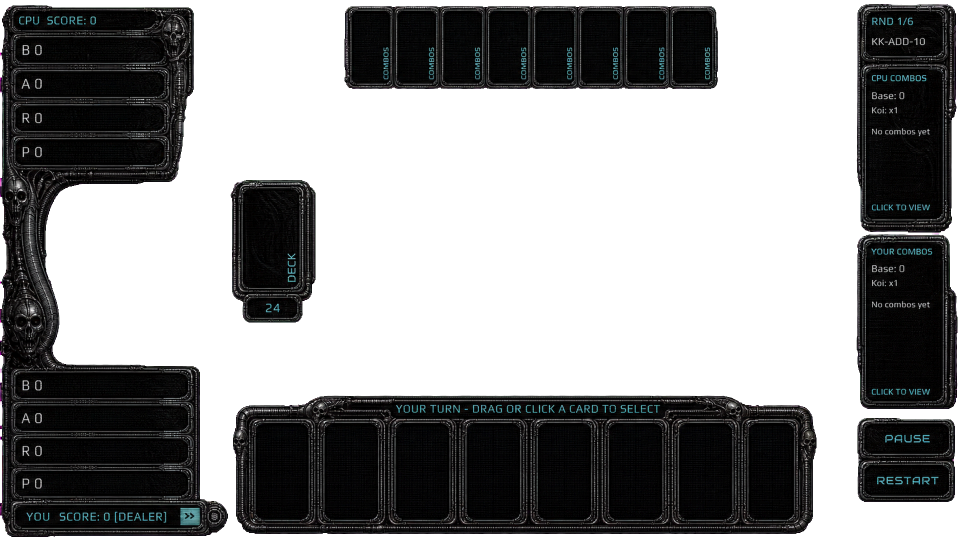
#> input picture tables/arctic.png, 1920 x 1080 px, given in place of arctic.png.png, which was not available (shown at 1/2 size)
$ python cut_art.py arctic.png
#> lines starting #> are read from the running program, lines starting #| are printed output that depends on the picture; after the words box and inside, x2 and y2 are one past the last pixel; in counts of white or black regions, pixels touching at a corner belong together; pictures that were not available may be replaced by others from this repository, and a replacement may not be noted
#!/usr/bin/env python3
"""Cut a table backdrop into its pieces, at native pixels.

Every piece is a straight crop of the source canvas: nothing is resized,
resampled, retinted or refitted, so the art keeps the exact pixels it was
drawn with.  Cut rects are measured on the art itself: each one ends in a
row/column that holds no art, so no ornament is sliced in two.  The only
border allowed to be non-empty is the canvas edge.

Used for the Hole art, whose cut rects are the cells of the grid measured
off the user's cut-out markup, and for the Arctic art, whose rects are the
measured empty gaps between its frames.

Usage:  python3 tables/cut_art.py [table ...]        (default: hole arctic)
        reads  tables/assets_<table>/<table>.png
        writes tables/assets_<table>/cut/
"""
import json
import os
import sys

import numpy as np
from PIL import Image

HERE = os.path.dirname(os.path.abspath(__file__))

# name -> rect (x0, y0, x1, y1), left/top inclusive, right/bottom exclusive
PIECES = {
    'hole': [
        ('cpu_panel',     (0, 0, 501, 345)),       # CPU SCORE plaque + B/A/R/P rows
        ('card_row_cpu',  (501, 0, 1675, 206)),    # CPU hand, 8 card slots
        ('right_column',  (1675, 0, 1920, 1080)),  # RND/KK plate, combos, buttons
        ('deck',          (357, 345, 614, 692)),   # deck card + count bubble
        ('player_panel',  (0, 692, 476, 1080)),    # B/A/R/P rows + YOU SCORE plaque
        ('status_bar',    (614, 692, 1675, 824)),  # turn banner
        ('card_row_you',  (476, 824, 1675, 1080)),  # your hand, 8 card slots
    ],
    'city': [
        ('left_top',      (0, 0, 464, 357)),        # CPU plaque + B/A/R/P rows
        ('left_bottom',   (0, 718, 490, 1080)),     # B/A/R/P rows + YOU SCORE plaque
        ('deck',          (464, 345, 650, 630)),    # deck card + count bubble
        ('card_row_cpu',  (464, 0, 1686, 194)),     # CPU hand, 8 slots
        ('status_bar',    (464, 806, 1686, 947)),   # turn banner
        ('card_row_you',  (500, 1008, 1686, 1080)),  # your hand, 8 slots
        ('right_column',  (1686, 0, 1920, 1080)),   # RND/KK, combos, pause, restart
    ],
    'castle': [
        ('left_column',    (0, 0, 446, 1080)),     # CPU plaque, B/A/R/P, player plaque
        ('card_row_cpu',   (450, 0, 1696, 185)),   # CPU hand, 7 slots
        ('deck',           (450, 354, 664, 655)),  # deck card + count bubble
        ('status_bar',     (450, 700, 1696, 810)),  # turn banner
        ('card_row_you',   (450, 810, 1696, 1080)),  # your hand, 7 slots
        ('right_column',   (1696, 0, 1920, 1080)),  # RND/KK, combos, pause, restart
    ],
    'arctic': [
        ('left_column',   (0, 0, 458, 1080)),      # CPU plaque, B/A/R/P, player plaque
        ('card_row_cpu',  (459, 0, 1712, 180)),    # CPU hand, 8 card slots
        ('deck',          (459, 181, 700, 789)),   # deck card + count bubble
        ('hand_and_status', (459, 790, 1712, 1080)),  # turn banner + your 8 slots
        ('right_column',  (1712, 0, 1920, 1080)),  # RND/KK, combos, pause, restart
    ],
}

# cells of the hole grid that carry no art: recorded so the decomposition
# of that canvas stays complete and verifiable
HOLE_EMPTY = [
    ('empty_top_strip',   (501, 206, 1675, 345)),
    ('empty_left_mid',    (0, 345, 357, 692)),
    ('empty_center',      (614, 345, 1675, 692)),
    ('empty_status_left', (476, 692, 614, 824)),
]


def lum(im):
    a = np.asarray(im.convert('RGBA')).astype(np.float32)
    return a[..., :3].mean(2) * (a[..., 3] / 255.0)


def main():
    tables = [a for a in sys.argv[1:] if not a.startswith('-')] or ['hole', 'arctic']
    for table in tables:
        src = os.path.join(HERE, f'assets_{table}/{table}.png')
        out = os.path.join(HERE, f'assets_{table}/cut')
        os.makedirs(out, exist_ok=True)
        im = Image.open(src).convert('RGBA')
#> im is the input picture: PIL image 1920x1080 RGBA; mean R, G, B, A 9.2, 9.4, 9.7, 119.2
        L = lum(im)
#> in lum, `return a[..., :3].mean(2) * (a[..., 3] / 255.0)`:
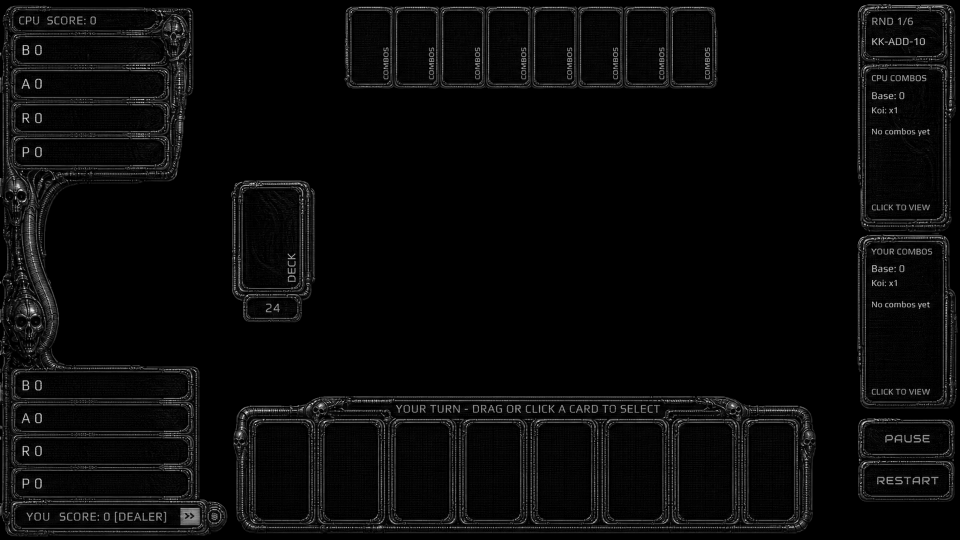
#> returned value: shape (1080, 1920) float32 (shown at 1/2 size); min 0, max 255, mean 9.4
        W, H = im.size
#> W = 1920; H = 1080
        art = L > 8
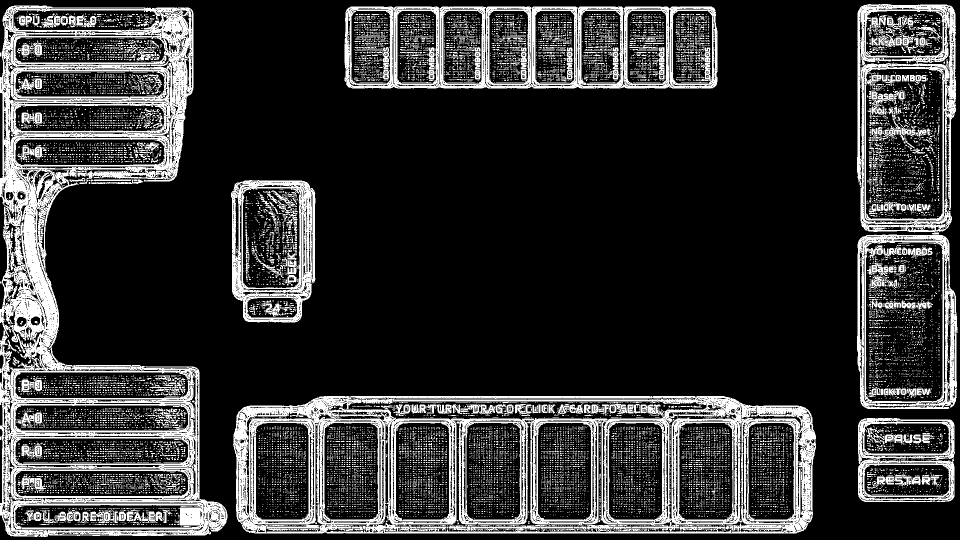
#> art: shape (1080, 1920) bool (shown at 1/2 size); 20% white; 16535 white regions (15933 under 20 px), largest, box (x1, y1, x2, y2) and area: (0, 11, 455, 1074) 112518, (466, 792, 1632, 1067) 91778, (689, 13, 1435, 177) 28752
        manifest = {'source': f'tables/assets_{table}/{table}.png',
                    'canvas': [W, H], 'pieces': []}
        print(f'{table}: {W}x{H}')
#| arctic.png: 1920x1080
        for name, (x0, y0, x1, y1) in PIECES[table]:
            x0, y0, x1, y1 = max(0, x0), max(0, y0), min(W, x1), min(H, y1)
            # a cut is only safe if no art continues across it
            slices = {}
            if y0 > 0 and (art[y0, x0:x1] & art[y0 - 1, x0:x1]).any():
                slices['top'] = float(L[y0, x0:x1].max())
            if y1 < H and (art[y1 - 1, x0:x1] & art[y1, x0:x1]).any():
                slices['bottom'] = float(L[y1 - 1, x0:x1].max())
            if x0 > 0 and (art[y0:y1, x0] & art[y0:y1, x0 - 1]).any():
                slices['left'] = float(L[y0:y1, x0].max())
            if x1 < W and (art[y0:y1, x1 - 1] & art[y0:y1, x1]).any():
                slices['right'] = float(L[y0:y1, x1 - 1].max())
            if slices:
                raise SystemExit(f'  {name}: cut would slice art at {slices}')
            piece = im.crop((x0, y0, x1, y1))
            piece.save(os.path.join(out, name + '.png'))
            manifest['pieces'].append({'name': name, 'file': name + '.png',
                                       'rect': [x0, y0, x1, y1],
                                       'size': [x1 - x0, y1 - y0]})
            print(f'  {name:16s} {x1 - x0:4d}x{y1 - y0:<4d} at ({x0},{y0})')

        if table == 'hole':
            manifest['empty_cells'] = [
                {'name': n, 'rect': list(r), 'size': [r[2] - r[0], r[3] - r[1]]}
                for n, r in HOLE_EMPTY]
            for n, r in HOLE_EMPTY:
                assert L[r[1]:r[3], r[0]:r[2]].max() < 8, n
            print(f'  (+{len(HOLE_EMPTY)} empty grid cells, no art, not written)')

        # every art pixel must land in exactly one piece
        covered = np.zeros((H, W), bool)
        for p in manifest['pieces']:
            x0, y0, x1, y1 = p['rect']
            covered[y0:y1, x0:x1] = True
        lost = art & ~covered
        if lost.any():
            ys, xs = np.where(lost)
            raise SystemExit(f'  {int(lost.sum())} art px outside every piece, '
                             f'e.g. ({xs[0]},{ys[0]})')

        # prove the pieces reproduce the canvas
        rebuilt = Image.new('RGBA', (W, H), (0, 0, 0, 255))
        for p in manifest['pieces']:
            piece = Image.open(os.path.join(out, p['file']))
            assert piece.size == tuple(p['size']), p['name']
            rebuilt.paste(piece, (p['rect'][0], p['rect'][1]))
        a = np.asarray(im).astype(np.int16)
        b = np.asarray(rebuilt).astype(np.int16)
        diff = np.abs(a - b).max(2) > 0
        inside = np.zeros_like(diff)
        for p in manifest['pieces']:
            x0, y0, x1, y1 = p['rect']
            inside[y0:y1, x0:x1] = True
        assert not (diff & inside).any(), 'pieces differ from the source'

        with open(os.path.join(out, 'pieces.json'), 'w') as fh:
            json.dump(manifest, fh, indent=2)
        print(f'  -> {len(manifest["pieces"])} pieces + pieces.json, '
              f'bit-exact, in tables/assets_{table}/cut/')


if __name__ == '__main__':
#> (the run stopped early here; a loop or call above may not have finished)
